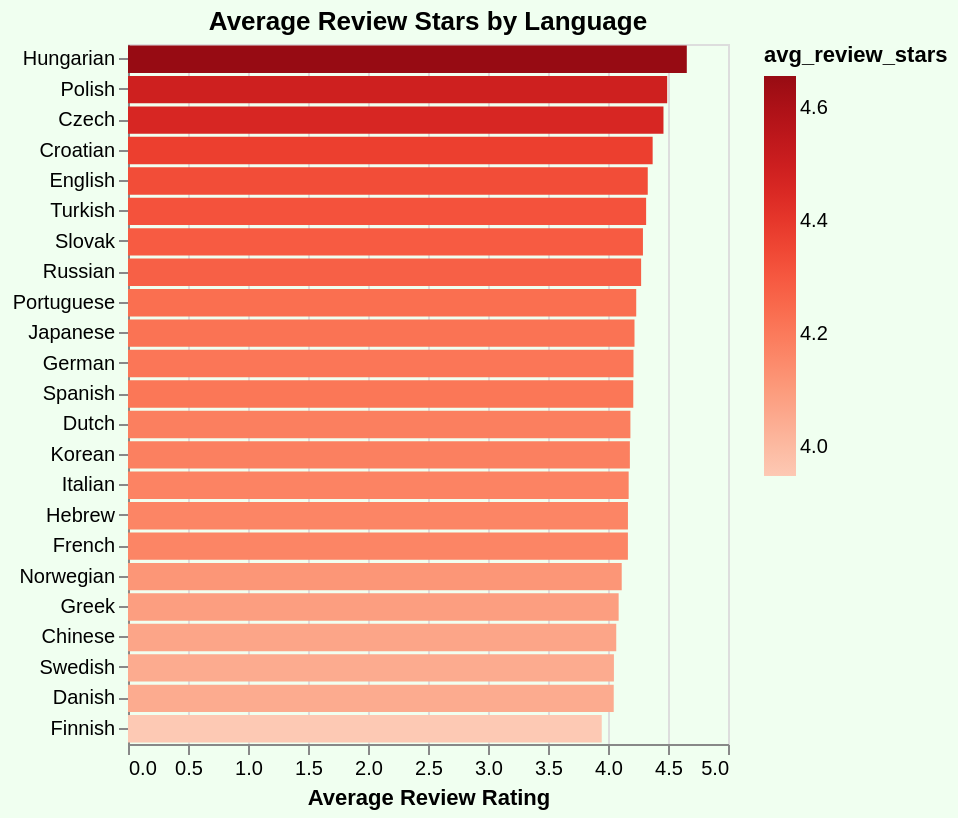

Express this chart as Vega-Lite.
### Vega-Lite specification from a JSON file in a GitHub repository (floating-point values rounded to 4 significant figures)
{"config": {"view": {"continuousWidth": 300, "continuousHeight": 300}}, "data": {"name": "data-210c02268594aecfbf4baabd6e4a5db5"}, "mark": {"type": "bar", "color": "#800000"}, "background": "#f0fff0", "encoding": {"color": {"field": "avg_review_stars", "scale": {"scheme": "reds"}, "type": "quantitative"}, "tooltip": [{"field": "avg_review_stars", "type": "quantitative"}, {"field": "count_reviews", "type": "quantitative"}], "x": {"field": "avg_review_stars", "title": "Average Review Rating", "type": "quantitative"}, "y": {"field": "language", "sort": "-x", "title": null, "type": "nominal"}}, "height": 350, "title": "Average Review Stars by Language", "width": "container", "$schema": "https://vega.github.io/schema/vega-lite/v5.17.0.json", "datasets": {"data-210c02268594aecfbf4baabd6e4a5db5": [{"langid": "hu", "avg_review_stars": 4.657, "count_reviews": 300, "language": "Hungarian"}, {"langid": "pl", "avg_review_stars": 4.493, "count_reviews": 1375, "language": "Polish"}, {"langid": "cs", "avg_review_stars": 4.462, "count_reviews": 212, "language": "Czech"}, {"langid": "hr", "avg_review_stars": 4.372, "count_reviews": 86, "language": "Croatian"}, {"langid": "en", "avg_review_stars": 4.331, "count_reviews": 106765, "language": "English"}, {"langid": "tr", "avg_review_stars": 4.318, "count_reviews": 554, "language": "Turkish"}, {"langid": "sk", "avg_review_stars": 4.291, "count_reviews": 79, "language": "Slovak"}, {"langid": "ru", "avg_review_stars": 4.276, "count_reviews": 4051, "language": "Russian"}, {"langid": "pt", "avg_review_stars": 4.235, "count_reviews": 6943, "language": "Portuguese"}, {"langid": "ja", "avg_review_stars": 4.221, "count_reviews": 856, "language": "Japanese"}, {"langid": "de", "avg_review_stars": 4.212, "count_reviews": 9154, "language": "German"}, {"langid": "es", "avg_review_stars": 4.211, "count_reviews": 24452, "language": "Spanish"}, {"langid": "nl", "avg_review_stars": 4.187, "count_reviews": 4902, "language": "Dutch"}, {"langid": "ko", "avg_review_stars": 4.182, "count_reviews": 384, "language": "Korean"}, {"langid": "it", "avg_review_stars": 4.172, "count_reviews": 322593, "language": "Italian"}, {"langid": "he", "avg_review_stars": 4.166, "count_reviews": 608, "language": "Hebrew"}, {"langid": "fr", "avg_review_stars": 4.166, "count_reviews": 34331, "language": "French"}, {"langid": "no", "avg_review_stars": 4.114, "count_reviews": 1286, "language": "Norwegian"}, {"langid": "el", "avg_review_stars": 4.089, "count_reviews": 1588, "language": "Greek"}, {"langid": "zh", "avg_review_stars": 4.069, "count_reviews": 466, "language": "Chinese"}, {"langid": "sv", "avg_review_stars": 4.049, "count_reviews": 1563, "language": "Swedish"}, {"langid": "da", "avg_review_stars": 4.048, "count_reviews": 1508, "language": "Danish"}, {"langid": "fi", "avg_review_stars": 3.948, "count_reviews": 211, "language": "Finnish"}]}}
